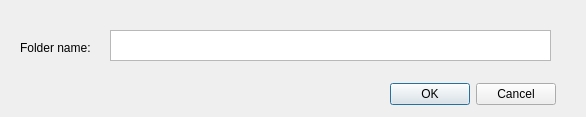
<?xml version="1.0" encoding="UTF-8"?>
<ui version="4.0">
 <class>folderNameDialog</class>
 <widget class="QDialog" name="folderNameDialog">
  <property name="geometry">
   <rect>
    <x>0</x>
    <y>0</y>
    <width>586</width>
    <height>117</height>
   </rect>
  </property>
  <property name="windowTitle">
   <string>Enter Folder Name</string>
  </property>
  <widget class="QPlainTextEdit" name="pteFolderName">
   <property name="geometry">
    <rect>
     <x>110</x>
     <y>30</y>
     <width>441</width>
     <height>31</height>
    </rect>
   </property>
  </widget>
  <widget class="QDialogButtonBox" name="btnBoxChoice">
   <property name="geometry">
    <rect>
     <x>380</x>
     <y>80</y>
     <width>176</width>
     <height>28</height>
    </rect>
   </property>
   <property name="standardButtons">
    <set>QDialogButtonBox::Cancel|QDialogButtonBox::Ok</set>
   </property>
  </widget>
  <widget class="QLabel" name="label">
   <property name="geometry">
    <rect>
     <x>20</x>
     <y>40</y>
     <width>81</width>
     <height>16</height>
    </rect>
   </property>
   <property name="text">
    <string>Folder name:</string>
   </property>
  </widget>
 </widget>
 <resources/>
 <connections/>
</ui>
